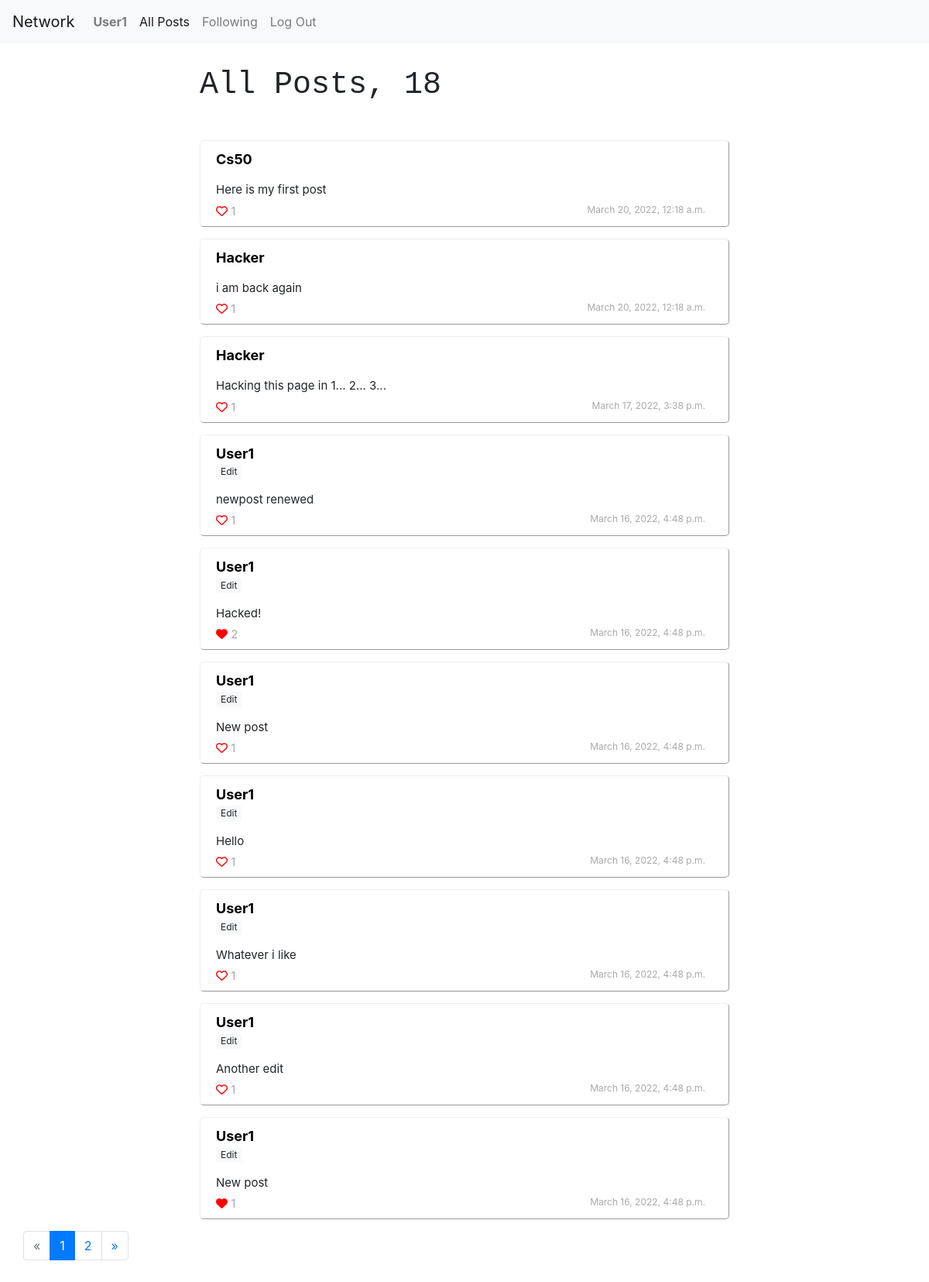
The app's page /all_posts (signed in) with its own data.
### network/models.py (models this page shows, shortened)
class User(AbstractUser, models.Model):
    followings = models.ManyToManyField('self', related_name="followers", symmetrical=False)

class Posts(models.Model):
    content = models.CharField(max_length=200)
    poster = models.ForeignKey(User, on_delete=models.CASCADE, related_name="posts")
    likes = models.IntegerField(default=0)
    date = models.DateTimeField(default=timezone.now())
    likers = models.ManyToManyField(User, blank=True, related_name="posts_liked")

### network/views.py (the view)
# urls.py: path("all_posts", views.all_posts, name="all_posts"),
def all_posts(request):
    user = request.user
    if user.is_authenticated:
        posts = Posts.objects.all().order_by("-id")
        posts_count = posts.count()
        current_page = request.GET.get('page', 1)
        page = paginate(posts, current_page)
        return render(request, "network/allposts.html", {
            "user": user,
            "posts": page,
            "posts_count": posts_count
            })
    else:
        return HttpResponseRedirect(reverse("login"))

### network/templatetags/load_functions.py (called while the page is built)
@register.filter
def likers(postid):
	post = Posts.objects.filter(id=postid)[0]
	return post.likers.all()

### network/views.py (called while the page is built)
def paginate(posts, current_page):
    paginator = Paginator(posts, 10)
    try:
        page = paginator.page(current_page)
    except PageNotAnInteger:
        page = paginator.page(1)
    except EmptyPage:
        page = paginator.page(paginator.num_pages)
    return page

### network/templates/network/allposts.html
{% extends "network/layout.html" %}
{% block allposts %}
    active
{% endblock %}
{% block body %}
{% load load_functions %}
     {% if user.is_authenticated %}
    <div class="followboard">
        <h1> All Posts, {{ posts_count}}</h1>
    </div>
    <div class="postcontainer">
        <br>
        {% for post in posts %}
        <div class="posts  {%if post.poster.id == user.id%} mypost{% endif %}" >
            <div class="posthead">
                <div class="poster">
                    <a class="postername {%if post.poster.id == user.id%} me{% endif %}" href="{% url 'user' post.poster.username %}"> {{post.poster.username.capitalize}}</a>
                    <div class="edit">
                        {% if post.poster.id == user.id %}
                        <button class="editlink btn btn-light btn-sm btn-sml" style="font-size: 12px; padding: 0px 5px;"> Edit </button>
                        {% endif %}
                        </div>
                </div><div id ="postdiv{{post.id}}" class="postcontent" data-postid="{{post.id}}">
                    <a> {{post.content.capitalize}}</a>
                </div>
            </div>
            <div class="postbody">
                <div class="like">
                    <span class="likebutton" data-userid="{{user.id}}" data-postid={{post.id}}>
                        {% if user in post.id|likers %}
                        <i class="fa-solid fa-heart"></i>
                        {% else %}
                        <i class="far fa-heart"></i>
                        {% endif %}
                    </span><a class="postlikesnum" style="color: darkgrey"> {{post.likes}}</a>
                </div>
                <div class="date">
                    {{post.date}}
                </div>
            </div>
          </div>
        {% empty %}
        <h3> No Posts</h3>
        {% endfor %}
    </div>
    {% if posts.has_other_pages %}
    <ul class="pagination">
    {% if posts.has_previous %}
      <li class="page-item">
        <a class="page-link" href="?page={{posts.previous_page_number}}" aria-label="Previous">&laquo;</a>
    </li>
    {% else %}
      <li class="page-item disabled"><span class="page-link">&laquo;</span></li>
    {% endif %}
    {% for i in posts.paginator.page_range %}
      {% if posts.number == i %}
        <li class="page-item active"><span class="page-link">{{ i }} <span class="sr-only">(current)</span></span></li>
      {% else %}
        <li class="page-item"><a class="page-link" href="?page={{ i }}">{{ i }}</a></li>
      {% endif %}
    {% endfor %}
    {% if posts.has_next %}
      <li class="page-item"><a class="page-link" href="?page={{ posts.next_page_number }}">&raquo;</a></li>
    {% else %}
      <li class="page-item disabled"><span class="page-link">&raquo;</span></li>
    {% endif %}
    </ul>
    {% endif %}
      {% endif %}
{% endblock %}

### network/templates/network/layout.html (shortened to what this page needs)
{% load static %}
{% load load_functions %}
<!DOCTYPE html>
<html lang="en">
    <head>
        <link rel="stylesheet" href="https://cdnjs.cloudflare.com/ajax/libs/font-awesome/6.0.0-beta2/css/all.min.css" />
        <link rel="stylesheet" href="https://cdn.jsdelivr.net/npm/bootstrap@4.0.0/dist/css/bootstrap.min.css">
        <link href="{% static 'network/styles.css' %}" rel="stylesheet">
    </head>
    <body>
        <nav class="navbar navbar-expand-lg navbar-light bg-light">
            <a class="navbar-brand" href="{% url 'index' %}">Network</a>
            <div>
              <ul class="navbar-nav mr-auto">
                {% if user.is_authenticated %}
                    <li class="nav-item">
                        <a class="nav-link {% block profi %}{% endblock %}" href="{% url 'profile' %}"><strong>{{ user.username.capitalize }}</strong></a>
                    </li>
                {% endif %}
                <li class="nav-item">
                  <a class="nav-link {% block allposts %}{% endblock %}" href="{% url 'all_posts' %}">All Posts</a>
                </li>
                {% if user.is_authenticated %}
                    <li class="nav-item">
                        <a class="nav-link {% block following %}{% endblock %}" href="{% url 'following' %}">Following</a>
                    </li>
                    <li class="nav-item">
                        <a class="nav-link {% block logout %}{% endblock %}" href="{% url 'logout' %}">Log Out</a>
                    </li>
                {% endif %}
              </ul>
            </div>
          </nav>
        <div class="body">
            {% block body %}
            {% endblock %}
        </div>
    </body>
</html>

### network/static/network/styles.css (style rules this page uses)
.body { margin: 10px; padding: 20px; background-color: ; }
.followboard { margin: 50px auto; width: 60%; }
.postcontainer { margin: 0 auto; width: 60%; border: thin; border-radius: 5px; }
.posts { width: auto; height: auto; padding: 0px 30px 30px 20px; margin: 15px auto; background-color: white; border-color: gray; border: thin; border-style: outset; border-radius: 5px; box-shadow: 0; */ }
.poster { float: left; width: 100%; height: 20%%; margin: 10px 0px 10px 0px; padding-bottom: 5px; font-size: 18px; font-weight: bold; position:relative; }
.date { float: right; width: auto; font-size: 12px; color: darkgrey; }
.like { position: relative; float: left; color: red; }
.postcontent { padding-bottom: 5px; font-size: 15px; width: auto; }
.posthead { height: 90%; width: 100%; position: relative; }
.postbody { height: 10%; width: 100%; font-size: 15px; background-color: black; }
.edit { font-size: 13px; }
.followboard { font-family: monospace; font-size: 18px; margin: 0 auto; }
.postername { color: black; }
.postlikesnum { color: darkgrey; }
.likebutton { cursor: pointer; }
.fa-heart { font-size:15px; }
.editlink { font-size: 0.5 ; size: 5px; }

### records on screen
User: username "User1"
Posts: poster.username "Cs50", content "Here is my first post", likes "1", date "March 20, 2022, 12:18 a.m."
Posts: poster.username "Hacker", content "i am back again", likes "1", date "March 20, 2022, 12:18 a.m."
Posts: poster.username "Hacker", content "Hacking this page in 1... 2... 3...", likes "1", date "March 17, 2022, 3:38 p.m."
Posts: poster.username "User1", shows "Edit", content "newpost renewed", likes "1", date "March 16, 2022, 4:48 p.m."
Posts: poster.username "User1", shows "Edit", content "Hacked!", likes "2", date "March 16, 2022, 4:48 p.m."
Posts: poster.username "User1", shows "Edit", content "New post", likes "1", date "March 16, 2022, 4:48 p.m."
Posts: poster.username "User1", shows "Edit", content "Hello", likes "1", date "March 16, 2022, 4:48 p.m."
Posts: poster.username "User1", shows "Edit", content "Whatever i like", likes "1", date "March 16, 2022, 4:48 p.m."
Posts: poster.username "User1", shows "Edit", content "Another edit", likes "1", date "March 16, 2022, 4:48 p.m."
Posts: poster.username "User1", shows "Edit", content "New post", likes "1", date "March 16, 2022, 4:48 p.m."

### other values on screen
{{ posts_count }} "18"
{{ i }} "1"
{{ i }} "2"
